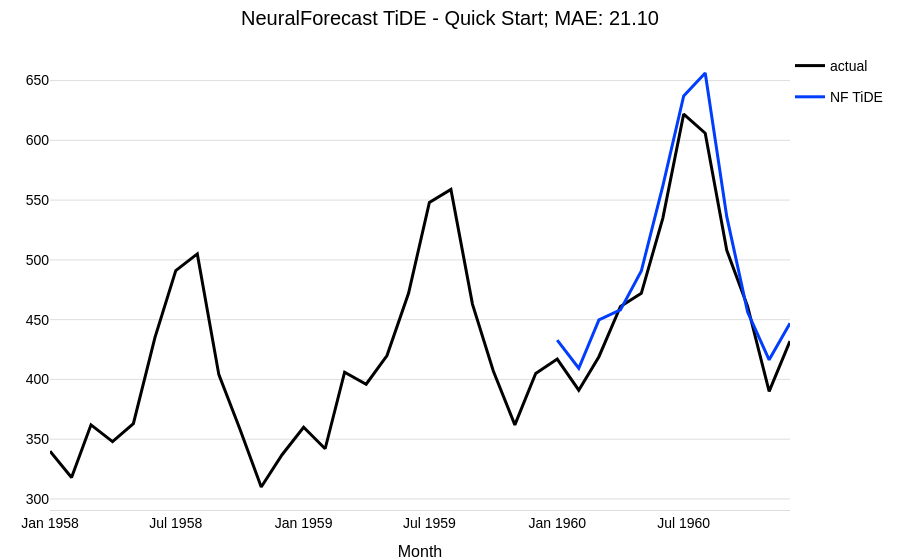

This figure's notebook cell:
### Markdown cell above
Using `NeuralForecastModel` is straightforward: set `model` to any NeuralForecast base model name (as a string) or class, and pass model-specific architectural parameters via `model_kwargs`. Everything else (training, covariates, likelihoods) works exactly like any other Darts `TorchForecastingModel`.

<div class="alert alert-success" role="alert">
    Darts will take care of automatically setting non-architectural parameters for you. These parameters <b>will be ignored</b> in <i>model_kwargs</i>:
    <ol>
        <li><b>Input and output parameters</b>: <i>input_size</i>, <i>h</i>, and <i>n_series</i> These are automatically set to match the <i>input_chunk_length</i>, <i>output_chunk_length</i>, and number of target series (components), respectively.
        <li><b>Covariate parameters</b>: <i>futr_exog_list</i>, <i>hist_exog_list</i>, and <i>stat_exog_list</i>. These are inferred directly from the input time series passed to <i>fit()</i>.
        <li><b>Training and PyTorch (Lightning)-related setup</b>: <i>loss</i>, <i>learning_rate</i>, <i>max_steps</i>, etc. are all handled by Darts. You can specify these parameters directly. See the parameter description below for all available options.
    </ol>
</div>

### Code cell
# define parameters shared by all Darts' models
darts_kwargs = dict(
    input_chunk_length=input_chunk_length,  # the model's input window
    output_chunk_length=output_chunk_length,  # the model's output window
    use_reversible_instance_norm=True,  # reversible instance normalization against distribution shift
    n_epochs=50,  # train the model for 50 epochs
    random_state=42,
)

model_nf = NeuralForecastModel(
    model="TiDE",
    model_kwargs={
        "hidden_size": 128,
        "decoder_output_dim": 16,
        "dropout": 0.1,
        "layernorm": False,
    },
    **darts_kwargs,
)

# train and predict
model_nf.fit(train)
pred = model_nf.predict(n=output_chunk_length, series=train)

# plot
fig = series[-3 * output_chunk_length :].plotly(label="actual")
fig = pred.plotly(label="NF TiDE", fig=fig)
fig.update_layout(
    title=f"NeuralForecast TiDE - Quick Start; MAE: {mae(val, pred):.2f}", **config
)

### Figure 1 — Plotly figure (JSON) as saved in the notebook; plotly's stock layout.template omitted (floating-point values rounded to 4 significant figures)
{"data": [{"hovertemplate": "<b>actual</b>: %{y:.3g}<extra></extra>", "legendgroup": "actual", "line": {"color": "#000000"}, "mode": "lines", "name": "actual", "type": "scatter", "x": ["1958-01-01T00:00:00.000000000", "1958-02-01T00:00:00.000000000", "1958-03-01T00:00:00.000000000", "1958-04-01T00:00:00.000000000", "1958-05-01T00:00:00.000000000", "1958-06-01T00:00:00.000000000", "1958-07-01T00:00:00.000000000", "1958-08-01T00:00:00.000000000", "1958-09-01T00:00:00.000000000", "1958-10-01T00:00:00.000000000", "1958-11-01T00:00:00.000000000", "1958-12-01T00:00:00.000000000", "1959-01-01T00:00:00.000000000", "1959-02-01T00:00:00.000000000", "1959-03-01T00:00:00.000000000", "1959-04-01T00:00:00.000000000", "1959-05-01T00:00:00.000000000", "1959-06-01T00:00:00.000000000", "1959-07-01T00:00:00.000000000", "1959-08-01T00:00:00.000000000", "1959-09-01T00:00:00.000000000", "1959-10-01T00:00:00.000000000", "1959-11-01T00:00:00.000000000", "1959-12-01T00:00:00.000000000", "1960-01-01T00:00:00.000000000", "1960-02-01T00:00:00.000000000", "1960-03-01T00:00:00.000000000", "1960-04-01T00:00:00.000000000", "1960-05-01T00:00:00.000000000", "1960-06-01T00:00:00.000000000", "1960-07-01T00:00:00.000000000", "1960-08-01T00:00:00.000000000", "1960-09-01T00:00:00.000000000", "1960-10-01T00:00:00.000000000", "1960-11-01T00:00:00.000000000", "1960-12-01T00:00:00.000000000"], "y": [340.0, 318.0, 362.0, 348.0, 363.0, 435.0, 491.0, 505.0, 404.0, 359.0, 310.0, 337.0, 360.0, 342.0, 406.0, 396.0, 420.0, 472.0, 548.0, 559.0, 463.0, 407.0, 362.0, 405.0, 417.0, 391.0, 419.0, 461.0, 472.0, 535.0, 622.0, 606.0, 508.0, 461.0, 390.0, 432.0]}, {"hovertemplate": "<b>NF TiDE</b>: %{y:.3g}<extra></extra>", "legendgroup": "NF TiDE", "line": {"color": "#003dfd"}, "mode": "lines", "name": "NF TiDE", "type": "scatter", "x": ["1960-01-01T00:00:00.000000000", "1960-02-01T00:00:00.000000000", "1960-03-01T00:00:00.000000000", "1960-04-01T00:00:00.000000000", "1960-05-01T00:00:00.000000000", "1960-06-01T00:00:00.000000000", "1960-07-01T00:00:00.000000000", "1960-08-01T00:00:00.000000000", "1960-09-01T00:00:00.000000000", "1960-10-01T00:00:00.000000000", "1960-11-01T00:00:00.000000000", "1960-12-01T00:00:00.000000000"], "y": [432.8, 409.4, 449.8, 458.2, 490.7, 561.9, 637.1, 656.3, 536.2, 456.3, 416.4, 447.1]}], "layout": {"hovermode": "x unified", "legend": {"xanchor": "left"}, "title": {"text": "NeuralForecast TiDE - Quick Start; MAE: 21.10"}, "xaxis": {"title": {"text": "Month"}}}}
